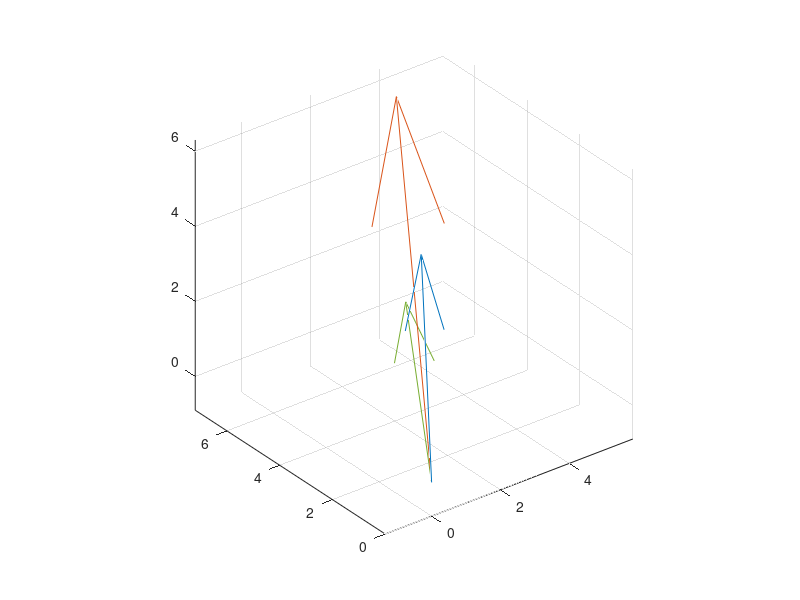
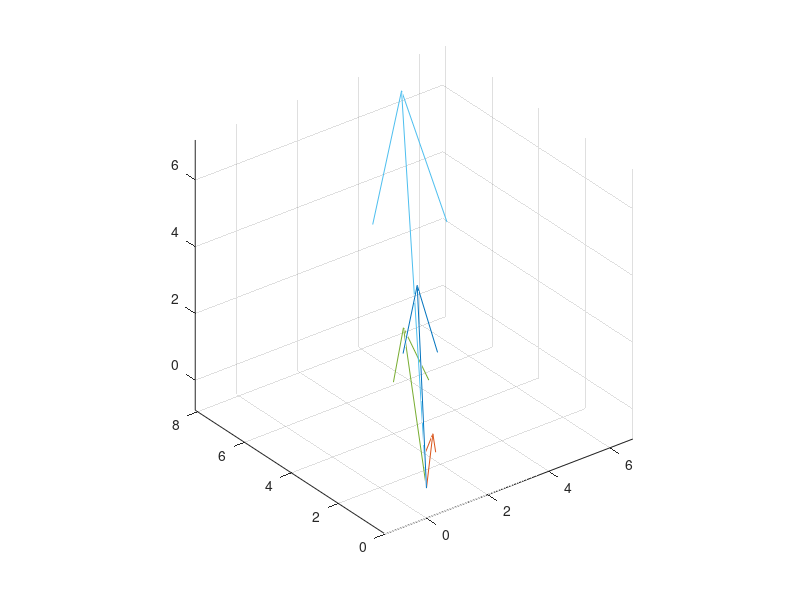
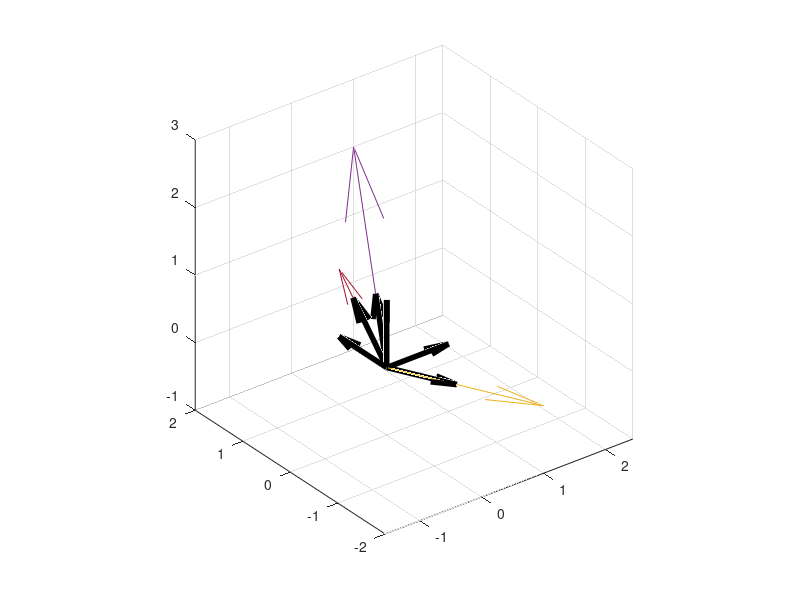
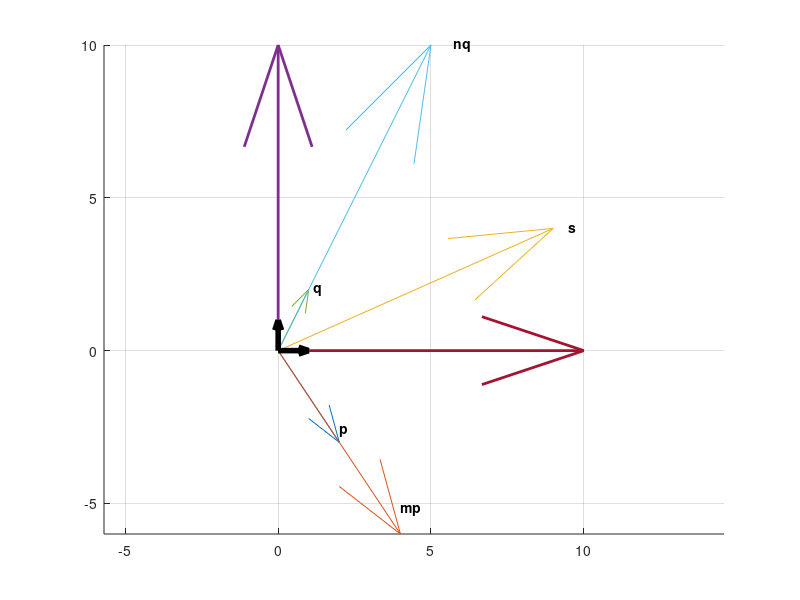

Recreate these plots in MATLAB, in order.
%% 
% Савко Богдан Геннадьевич (Алгебра 4)
%% Task 1

a = [2 3 4];
b = [3 5 2];
c = [1 1 1];

aplusb = a + b;
bplusa = b + a;
is_equal = (aplusb == bplusa)
is_equal_using_isequal = isequal(aplusb,bplusa)

figure
grid on
quiver3(0, 0,0, 2, 3,4, 1)
hold on
axis equal
quiver3(0, 0,0, 3, 5,2)
quiver3(0, 0,0, aplusb(1), aplusb(2), aplusb(3))



aplusbandthenplusc = (a + b) + c;
aplusbplusc = a + (b + c);
is_equal = (aplusbandthenplusc == aplusbplusc)
is_equal_using_isequal = isequal(aplusbplusc, aplusbandthenplusc)

figure
grid on
quiver3(0, 0,0, 2, 3,4, 1)
hold on
axis equal
quiver3(0, 0,0, 3, 5,2)
quiver3(0,0,0,c(1),c(2),c(3))
quiver3(0, 0,0, aplusbplusc(1), aplusbplusc(2), aplusbplusc(3))
%% Task 2

a = ([4, 2, 3])';
b = ([1, 5, 2])';
alp = 4;
bet = 3;
% Дистрибутивность 1
isequal( alp * (a+b) , alp * a + alp * b)
% Дистрибутивность 2
isequal( a * (alp + bet) , a * alp + a * bet)
% Ассоциативность
isequal( alp * (bet * a) , (alp * bet) * a)
%% Task 3.1

length = sqrt(a(1) * a(1) +a(2) * a(2) + a(3) * a(3))
length_norm = norm(a)
ort_a = a ./ length
is_equal = isequal(norm(ort_a),1)
%% Task 3.2

b = [4 2]
length = sqrt(b(1) * b(1) +b(2) * b(2))
length_norm = norm(b)
ort_b = b ./ length
is_equal = isequal(norm(ort_b),1)
%% Task 4

a = ([3, 4, 5])';
cosa = a(1,1) / norm(a); cosb = a(2,1) / norm(a); coso = a(3,1) / norm(a);
fprintf('угол наклона к Ox: %f\n', acos(cosa) / pi * 180)
fprintf('угол наклона к Oy: %f\n', acos(cosb) / pi * 180)
fprintf('угол наклона к Oz: %f\n', acos(coso) / pi * 180)

fprintf('сумма квадратов направляющих косинусов: %f\n', cosa * cosa + cosb * cosb + coso * coso)

b = ([4, 2])';
cosa = b(1,1) / norm(b); cosb = b(2, 1) / norm(b);
fprintf('угол наклона к Ox: %f\n', acos(cosa) / pi * 180)
fprintf('угол наклона к Oy: %f\n', acos(cosb) / pi * 180)
fprintf('сумма квадратов направляющих косинусов: %f\n', cosa * cosa + cosb * cosb)

%% Task 5

a = [1 -2 0];
b = [0 1 1];
c = [1 2 2];
d = [a;
    b;
    c];
determinant = det(d)
figure
grid on
quiver3(0, 0,0, 1, 0,0, 1,'black','lineWidth',4)
hold on
axis equal
quiver3(0, 0,0, 0, 1,0, 1,'black','lineWidth',4)
quiver3(0, 0, 0, 0, 0, 1,1,'black','lineWidth',4)
quiver3(0, 0,0, 1, -2,0, 1)
quiver3(0, 0,0, 0, 1,1, 1)
quiver3(0, 0,0, 1, 2,2, 1)
ort_a = a ./ norm(a);
ort_b = b ./ norm(b);
ort_c = c ./ norm(c);
quiver3(0, 0,0, ort_a(1), ort_a(2), ort_a(3), 1,'black','lineWidth',4)
quiver3(0, 0,0, ort_b(1), ort_b(2), ort_b(3), 1,'black','lineWidth',4)
quiver3(0, 0,0, ort_c(1), ort_c(2), ort_c(3), 1,'black','lineWidth',4)
%% Task 6

p = [2, -3];
q = [1, 2];
% Проверка на коллинеарность
dot(p, q)

s = [9, 4]';
x = [p ; q]' \ s;
m = x(1, 1); n = x(2, 1);

figure;
grid on;
hold on;
axis equal;

quiver(0, 0, p(1, 1), p(1, 2), 1)
quiver(0, 0, q(1, 1), q(1, 2), 1)
text(1.15, 2, '\bfq')
text(2, -2.6, '\bfp')

quiver(0, 0, m * p(1, 1), m * p(1, 2), 1)
quiver(0, 0, n * q(1, 1), n * q(1, 2), 1)
text(n * 1.15, n * 2, '\bfnq')
text(m * 2, m * -2.6, '\bfmp')

quiver(0, 0, s(1, 1), s(2, 1), 1)
text(9.5, 4, '\bfs')

quiver(0,0,10,0,1,'LineWidth',2)
quiver(0,0,0,10,1,'LineWidth',2)
quiver(0,0,1,0,1,'black', 'LineWidth',4)
quiver(0,0,0,1,1,'black', 'LineWidth',4)
%% Task 7

figure

subplot (2,2,1)
grid on
axis equal
hold on
quiver(0, 0, 10, 0, 1,'lineWidth',2)
quiver(0, 0, 0, 10, 1,'lineWidth',2)
quiver(0, 0, 0, 1, 1,'black','lineWidth',4)
quiver(0, 0, 1, 0, 1,'black','lineWidth',4)
quiver(0,0,3,2,1)
quiver(0,0,-2,1,1)
quiver(0,0,4,-4,1)

subplot(2,2,2)
grid on
axis equal
hold on
quiver(0, 0, 10, 0, 1,'lineWidth',2)
quiver(0, 0, 0, 10, 1,'lineWidth',2)
quiver(0, 0, 0, 1, 1,'black','lineWidth',4)
quiver(0, 0, 1, 0, 1,'black','lineWidth',4)
quiver(0,0,-5,-7/4,1, 'red')
quiver(0,0,-2,1,1, 'blue')
quiver(0,0,4,-4,1, 'blue')

subplot(2,2,3)
grid on
axis equal
hold on
quiver(0, 0, 10, 0, 1,'lineWidth',2)
quiver(0, 0, 0, 10, 1,'lineWidth',2)
quiver(0, 0, 0, 1, 1,'black','lineWidth',4)
quiver(0, 0, 1, 0, 1,'black','lineWidth',4)
quiver(0,0,3,2,1, 'blue')
quiver(0,0,-1/5,-7/20,1, 'red')
quiver(0,0,4,-4,1, 'blue')

subplot (2,2,4)
grid on
axis equal
hold on
quiver(0, 0, 10, 0, 1,'lineWidth',2)
quiver(0, 0, 0, 10, 1,'lineWidth',2)
quiver(0, 0, 0, 1, 1,'black','lineWidth',4)
quiver(0, 0, 1, 0, 1,'black','lineWidth',4)
quiver(0,0,3,2,1, 'blue')
quiver(0,0,-2,1,1, 'blue')
quiver(0,0,-4/7,-20/7,1 ,'red')
%% Task 8

a = [2, 1, 0];
b = [1, -1, 2];
c = [2, 2, -1];
d = [3, 7, -7];

x = [b; c; d]' \ a'
n = x(1, 1); m = x(2, 1), k = x(3, 1);

figure
subplot(1, 2, 1)
grid on
axis equal
axis tight
quiver3(0,0,0,10,0,0,1,'LineWidth',2)
hold on
quiver3(0,0,0,0,10,0,1,'LineWidth',2)
quiver3(0,0,0,0,0,10,1,'LineWidth',2)
quiver3(0,0,0,1,0,0,1,'black', 'LineWidth',2)
quiver3(0,0,0,0,1,0,1,'black', 'LineWidth',2)
quiver3(0,0,0,0,0,1,1,'black', 'LineWidth',2)

quiver3(0,0,0,a(1),a(2),a(3), 1,'LineWidth',2)

quiver3(0,0,0,b(1),b(2),b(3), 1,'LineWidth',1)
quiver3(0,0,0,c(1),c(2),c(3), 1,'LineWidth',1)
quiver3(0,0,0,d(1),d(2),d(3), 1,'LineWidth',1)
hold off

text(a(1), a(2), a(3), '\bfa')
text(b(1), b(2), b(3), '\bfb')
text(c(1), c(2), c(3), '\bfc')
text(d(1), d(2) + 0.4, d(3), '\bfd')
view([119.18 6.53])

subplot(1, 2, 2)
grid on
axis equal
quiver3(0,0,0,8,0,0,1,'LineWidth',2)
hold on
quiver3(0,0,0,0,8,0,1,'LineWidth',2)
quiver3(0,0,0,0,0,8,1,'LineWidth',2)
quiver3(0,0,0,b(1),b(2),b(3), 1,'blue', 'LineWidth',1)
quiver3(0,0,0,c(1),c(2),c(3), 1,'blue', 'LineWidth',1)
quiver3(0,0,0,d(1),d(2),d(3), 1,'blue', 'LineWidth',1)
quiver3(0,0,0,a(1),a(2),a(3), 1,'red', 'LineWidth',3)

view([119.18 6.53])

subplot(1,2,1)
view([167.4 13.4])
subplot(1,2,2)
view([158.3 7.5])

subplot(1,2,2)
view([254.18 3.58])
%% Task 9

a = [1 -2 0];
b = [0 1 2];
c = [1 2 2];

%% Task 9.1

ab = dot(a,b);
ba = dot(b,a);
is_equal = isequal(ab,ba)

%% Task 9.2


abc = dot(a+b, c);
acbc = dot(a,c) + dot(b,c);
is_equal = isequal(abc,acbc)

%% Task 9.2`

abc = dot(a, b + c);
abac = dot(a,b) + dot(a,c);
is_equal = isequal(abc,abac)

%% Task 9.3

alpha = -5;
alphaab = dot(alpha * a, b);
alpha_ab = alpha * dot(a,b);
is_equal = isequal(alphaab,alpha_ab)

%% Задание 9.3'

alpha = -5;
alphaab = dot(a, alpha * b);
alpha_ab = alpha * dot(a,b);
is_equal = isequal(alphaab,alpha_ab)

%% Task 9.4

square = dot(a,a)
a = [0 0 0];
square_but_a_is_zero = dot(a,a)
%% Task 10

a = [1,-2,0];
b = [0,1,2];
c = [1,2,2];
% Опровежение равенства 1
isequal( dot(a, b) * c , a * dot(b, c) )
% Опровержение равенства 2
fprintf('dot(a, b): %f', dot(a, b))
fprintf('dot(a, c): %f', dot(a, c))
% Опровежение равенства 3
isequal(dot(a, b) * b, a * dot(b, b))